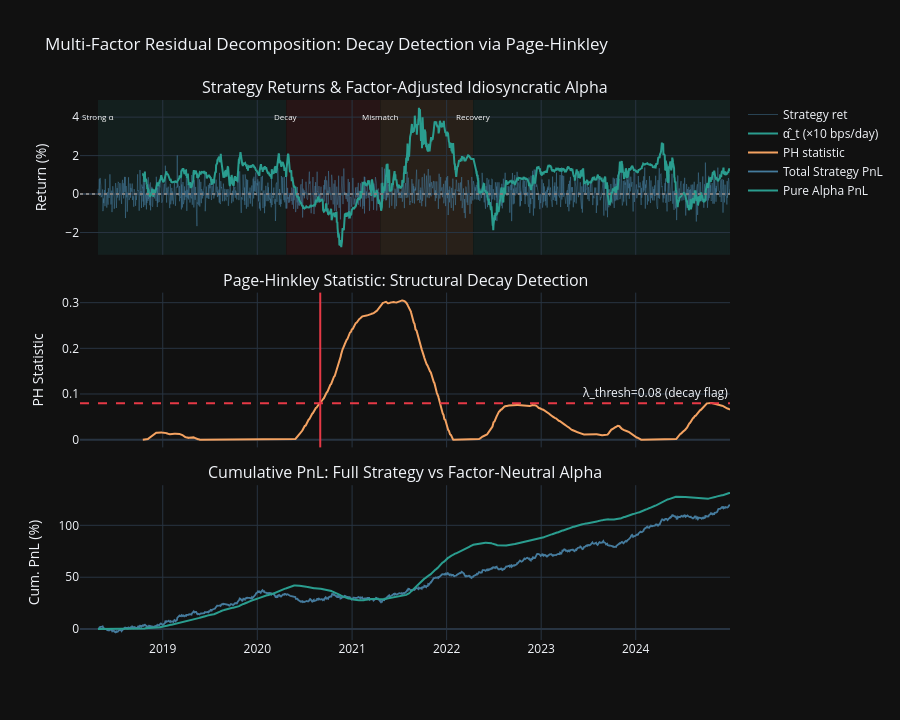

Source (notebook cell):
### Markdown cell above
## Plot 1: Rolling Alpha Decomposition & Page-Hinkley Drift Detection

The rolling factor regression strips away **systematic factor exposures** (trend, carry, value, liquidity), leaving the pure idiosyncratic alpha $\hat{\alpha}_t$. This is critical: a model losing factor correlation is *not* alpha decay — only declining $\hat{\alpha}_t$ confirms structural deterioration.

The Page-Hinkley test provides an **online sequential detection** mechanism:
- $U_t$ tracks cumulative deviation from the historical baseline
- $M_t - U_t$ measures how far $U_t$ has fallen from its maximum
- Once $M_t - U_t > \lambda$, structural decay is flagged with controlled false-alarm probability

The regime mismatch period (750–1000d) shows suppressed but non-decaying alpha — correctly classified as temporary, not permanent decay.

### Code cell
import plotly.graph_objects as go
from plotly import subplots as sp

fig1 = sp.make_subplots(rows=3, cols=1, shared_xaxes=True,
    subplot_titles=['Strategy Returns & Factor-Adjusted Idiosyncratic Alpha',
                    'Page-Hinkley Statistic: Structural Decay Detection',
                    'Cumulative PnL: Full Strategy vs Factor-Neutral Alpha'],
    vertical_spacing=0.07)

fig1.add_trace(go.Scatter(x=strategy_dates, y=strategy_ret*100,
    line=dict(color='#457b9d', width=0.8), name='Strategy ret', opacity=0.6), row=1,col=1)
fig1.add_trace(go.Scatter(x=strategy_dates, y=alpha_hat*100*10,
    line=dict(color='#2a9d8f', width=2), name='α̂_t (×10 bps/day)'), row=1,col=1)
fig1.add_hline(y=0, line_dash='dot', line_color='gray', row=1,col=1)

# Phase bands
for x0,x1,label,col in [(strategy_dates[0],strategy_dates[499],'Strong α','rgba(42,157,143,0.1)'),
                         (strategy_dates[500],strategy_dates[749],'Decay','rgba(230,57,70,0.1)'),
                         (strategy_dates[750],strategy_dates[999],'Mismatch','rgba(244,162,97,0.1)'),
                         (strategy_dates[1000],strategy_dates[-1],'Recovery','rgba(42,157,143,0.1)')]:
    fig1.add_vrect(x0=x0, x1=x1, fillcolor=col, layer='below', line_width=0, row=1,col=1)
    fig1.add_annotation(x=x0, y=alpha_hat[~np.isnan(alpha_hat)].max()*100*10*0.9,
        text=label, font=dict(size=8, color='white'), showarrow=False, row=1,col=1)

fig1.add_trace(go.Scatter(x=strategy_dates[valid_idx], y=PH,
    line=dict(color='#f4a261', width=2), name='PH statistic'), row=2,col=1)
fig1.add_hline(y=0.08, line_dash='dash', line_color='#e63946',
    annotation_text='λ_thresh=0.08 (decay flag)', row=2,col=1)
if first_decay is not None:
    fig1.add_vline(x=strategy_dates[first_decay], line_color='#e63946',
        line_dash='solid', line_width=2, row=2,col=1)

cum_strategy = np.nancumsum(strategy_ret) * 100
cum_alpha = np.nancumsum(np.where(np.isnan(alpha_hat), 0, alpha_hat)) * 100
fig1.add_trace(go.Scatter(x=strategy_dates, y=cum_strategy,
    line=dict(color='#457b9d', width=1.8), name='Total Strategy PnL'), row=3,col=1)
fig1.add_trace(go.Scatter(x=strategy_dates, y=cum_alpha,
    line=dict(color='#2a9d8f', width=2), name='Pure Alpha PnL'), row=3,col=1)

fig1.update_layout(height=720,
    title_text='Multi-Factor Residual Decomposition: Decay Detection via Page-Hinkley',
    template='plotly_dark')
fig1.update_yaxes(title_text='Return (%)', row=1,col=1)
fig1.update_yaxes(title_text='PH Statistic', row=2,col=1)
fig1.update_yaxes(title_text='Cum. PnL (%)', row=3,col=1)
fig1.show()

### Figure 1 — Plotly figure (JSON) as saved in the notebook; plotly's stock layout.template omitted (floating-point values rounded to 4 significant figures; data arrays with more than 128 entries replaced by an {"elided": "..."} marker saying what was removed)
{"data": [{"line": {"color": "#457b9d", "width": 0.8}, "name": "Strategy ret", "opacity": 0.6, "type": "scatter", "x": {"elided": "1681 str values"}, "xaxis": "x", "y": {"elided": "1681 float values"}, "yaxis": "y"}, {"line": {"color": "#2a9d8f", "width": 2}, "name": "α̂_t (×10 bps/day)", "type": "scatter", "x": {"elided": "1681 str values"}, "xaxis": "x", "y": {"elided": "1681 float values"}, "yaxis": "y"}, {"line": {"color": "#f4a261", "width": 2}, "name": "PH statistic", "type": "scatter", "x": {"elided": "1561 str values"}, "xaxis": "x2", "y": {"elided": "1561 float values"}, "yaxis": "y2"}, {"line": {"color": "#457b9d", "width": 1.8}, "name": "Total Strategy PnL", "type": "scatter", "x": {"elided": "1681 str values"}, "xaxis": "x3", "y": {"elided": "1681 float values"}, "yaxis": "y3"}, {"line": {"color": "#2a9d8f", "width": 2}, "name": "Pure Alpha PnL", "type": "scatter", "x": {"elided": "1681 str values"}, "xaxis": "x3", "y": {"elided": "1681 float values"}, "yaxis": "y3"}], "layout": {"annotations": [{"font": {"size": 16}, "showarrow": false, "text": "Strategy Returns & Factor-Adjusted Idiosyncratic Alpha", "x": 0.5, "xanchor": "center", "xref": "paper", "y": 1, "yanchor": "bottom", "yref": "paper"}, {"font": {"size": 16}, "showarrow": false, "text": "Page-Hinkley Statistic: Structural Decay Detection", "x": 0.5, "xanchor": "center", "xref": "paper", "y": 0.6433, "yanchor": "bottom", "yref": "paper"}, {"font": {"size": 16}, "showarrow": false, "text": "Cumulative PnL: Full Strategy vs Factor-Neutral Alpha", "x": 0.5, "xanchor": "center", "xref": "paper", "y": 0.2867, "yanchor": "bottom", "yref": "paper"}, {"font": {"color": "white", "size": 8}, "showarrow": false, "text": "Strong α", "x": "2018-04-26T00:00:00", "xref": "x", "y": 4.04, "yref": "y"}, {"font": {"color": "white", "size": 8}, "showarrow": false, "text": "Decay", "x": "2020-04-22T00:00:00", "xref": "x", "y": 4.04, "yref": "y"}, {"font": {"color": "white", "size": 8}, "showarrow": false, "text": "Mismatch", "x": "2021-04-20T00:00:00", "xref": "x", "y": 4.04, "yref": "y"}, {"font": {"color": "white", "size": 8}, "showarrow": false, "text": "Recovery", "x": "2022-04-14T00:00:00", "xref": "x", "y": 4.04, "yref": "y"}, {"showarrow": false, "text": "λ_thresh=0.08 (decay flag)", "x": 1, "xanchor": "right", "xref": "x2 domain", "y": 0.08, "yanchor": "bottom", "yref": "y2"}], "height": 720, "shapes": [{"line": {"color": "gray", "dash": "dot"}, "type": "line", "x0": 0, "x1": 1, "xref": "x domain", "y0": 0, "y1": 0, "yref": "y"}, {"fillcolor": "rgba(42,157,143,0.1)", "layer": "below", "line": {"width": 0}, "type": "rect", "x0": "2018-04-26T00:00:00", "x1": "2020-04-21T00:00:00", "xref": "x", "y0": 0, "y1": 1, "yref": "y domain"}, {"fillcolor": "rgba(230,57,70,0.1)", "layer": "below", "line": {"width": 0}, "type": "rect", "x0": "2020-04-22T00:00:00", "x1": "2021-04-19T00:00:00", "xref": "x", "y0": 0, "y1": 1, "yref": "y domain"}, {"fillcolor": "rgba(244,162,97,0.1)", "layer": "below", "line": {"width": 0}, "type": "rect", "x0": "2021-04-20T00:00:00", "x1": "2022-04-13T00:00:00", "xref": "x", "y0": 0, "y1": 1, "yref": "y domain"}, {"fillcolor": "rgba(42,157,143,0.1)", "layer": "below", "line": {"width": 0}, "type": "rect", "x0": "2022-04-14T00:00:00", "x1": "2024-12-30T00:00:00", "xref": "x", "y0": 0, "y1": 1, "yref": "y domain"}, {"line": {"color": "#e63946", "dash": "dash"}, "type": "line", "x0": 0, "x1": 1, "xref": "x2 domain", "y0": 0.08, "y1": 0.08, "yref": "y2"}, {"line": {"color": "#e63946", "dash": "solid", "width": 2}, "type": "line", "x0": "2020-08-31T00:00:00", "x1": "2020-08-31T00:00:00", "xref": "x2", "y0": 0, "y1": 1, "yref": "y2 domain"}], "title": {"text": "Multi-Factor Residual Decomposition: Decay Detection via Page-Hinkley"}, "xaxis": {"anchor": "y", "domain": [0, 1], "matches": "x3", "showticklabels": false}, "xaxis2": {"anchor": "y2", "domain": [0, 1], "matches": "x3", "showticklabels": false}, "xaxis3": {"anchor": "y3", "domain": [0, 1]}, "yaxis": {"anchor": "x", "domain": [0.7133, 1], "title": {"text": "Return (%)"}}, "yaxis2": {"anchor": "x2", "domain": [0.3567, 0.6433], "title": {"text": "PH Statistic"}}, "yaxis3": {"anchor": "x3", "domain": [0, 0.2867], "title": {"text": "Cum. PnL (%)"}}}}
